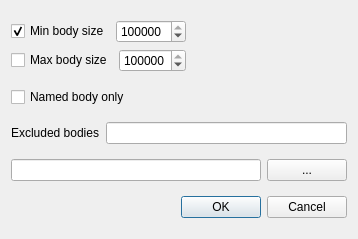
<?xml version="1.0" encoding="UTF-8"?>
<ui version="4.0">
 <class>FlyEmBodyFilterDialog</class>
 <widget class="QDialog" name="FlyEmBodyFilterDialog">
  <property name="geometry">
   <rect>
    <x>0</x>
    <y>0</y>
    <width>358</width>
    <height>239</height>
   </rect>
  </property>
  <property name="windowTitle">
   <string>Neuron Body Filter</string>
  </property>
  <layout class="QVBoxLayout" name="verticalLayout_2">
   <item>
    <layout class="QHBoxLayout" name="horizontalLayout_4">
     <item>
      <layout class="QVBoxLayout" name="verticalLayout">
       <item>
        <layout class="QHBoxLayout" name="horizontalLayout">
         <item>
          <widget class="QCheckBox" name="minBodySizeCheckBox">
           <property name="text">
            <string>Min body size</string>
           </property>
           <property name="checked">
            <bool>true</bool>
           </property>
          </widget>
         </item>
         <item>
          <widget class="QSpinBox" name="minSizeSpinBox">
           <property name="maximum">
            <number>2147483647</number>
           </property>
           <property name="value">
            <number>1000000</number>
           </property>
          </widget>
         </item>
        </layout>
       </item>
       <item>
        <layout class="QHBoxLayout" name="horizontalLayout_2">
         <item>
          <widget class="QCheckBox" name="maxBodySizeCheckBox">
           <property name="text">
            <string>Max body size</string>
           </property>
           <property name="checked">
            <bool>false</bool>
           </property>
          </widget>
         </item>
         <item>
          <widget class="QSpinBox" name="maxSizeSpinBox">
           <property name="maximum">
            <number>2147483647</number>
           </property>
           <property name="value">
            <number>5000000</number>
           </property>
          </widget>
         </item>
        </layout>
       </item>
      </layout>
     </item>
     <item>
      <spacer name="horizontalSpacer">
       <property name="orientation">
        <enum>Qt::Horizontal</enum>
       </property>
       <property name="sizeHint" stdset="0">
        <size>
         <width>40</width>
         <height>20</height>
        </size>
       </property>
      </spacer>
     </item>
    </layout>
   </item>
   <item>
    <widget class="QCheckBox" name="namedBodyCheckBox">
     <property name="text">
      <string>Named body only</string>
     </property>
    </widget>
   </item>
   <item>
    <layout class="QHBoxLayout" name="horizontalLayout_3">
     <item>
      <widget class="QLabel" name="label">
       <property name="text">
        <string>Excluded bodies</string>
       </property>
      </widget>
     </item>
     <item>
      <widget class="QLineEdit" name="excludedBodyLineEdit">
       <property name="text">
        <string/>
       </property>
      </widget>
     </item>
    </layout>
   </item>
   <item>
    <layout class="QHBoxLayout" name="horizontalLayout_5">
     <item>
      <widget class="QLineEdit" name="bodyFileLineEdit"/>
     </item>
     <item>
      <widget class="QPushButton" name="bodyFilePushButton">
       <property name="text">
        <string>...</string>
       </property>
      </widget>
     </item>
    </layout>
   </item>
   <item>
    <widget class="QDialogButtonBox" name="buttonBox">
     <property name="orientation">
      <enum>Qt::Horizontal</enum>
     </property>
     <property name="standardButtons">
      <set>QDialogButtonBox::Cancel|QDialogButtonBox::Ok</set>
     </property>
    </widget>
   </item>
  </layout>
 </widget>
 <resources/>
 <connections>
  <connection>
   <sender>buttonBox</sender>
   <signal>accepted()</signal>
   <receiver>FlyEmBodyFilterDialog</receiver>
   <slot>accept()</slot>
   <hints>
    <hint type="sourcelabel">
     <x>248</x>
     <y>254</y>
    </hint>
    <hint type="destinationlabel">
     <x>157</x>
     <y>274</y>
    </hint>
   </hints>
  </connection>
  <connection>
   <sender>buttonBox</sender>
   <signal>rejected()</signal>
   <receiver>FlyEmBodyFilterDialog</receiver>
   <slot>reject()</slot>
   <hints>
    <hint type="sourcelabel">
     <x>316</x>
     <y>260</y>
    </hint>
    <hint type="destinationlabel">
     <x>286</x>
     <y>274</y>
    </hint>
   </hints>
  </connection>
 </connections>
</ui>
